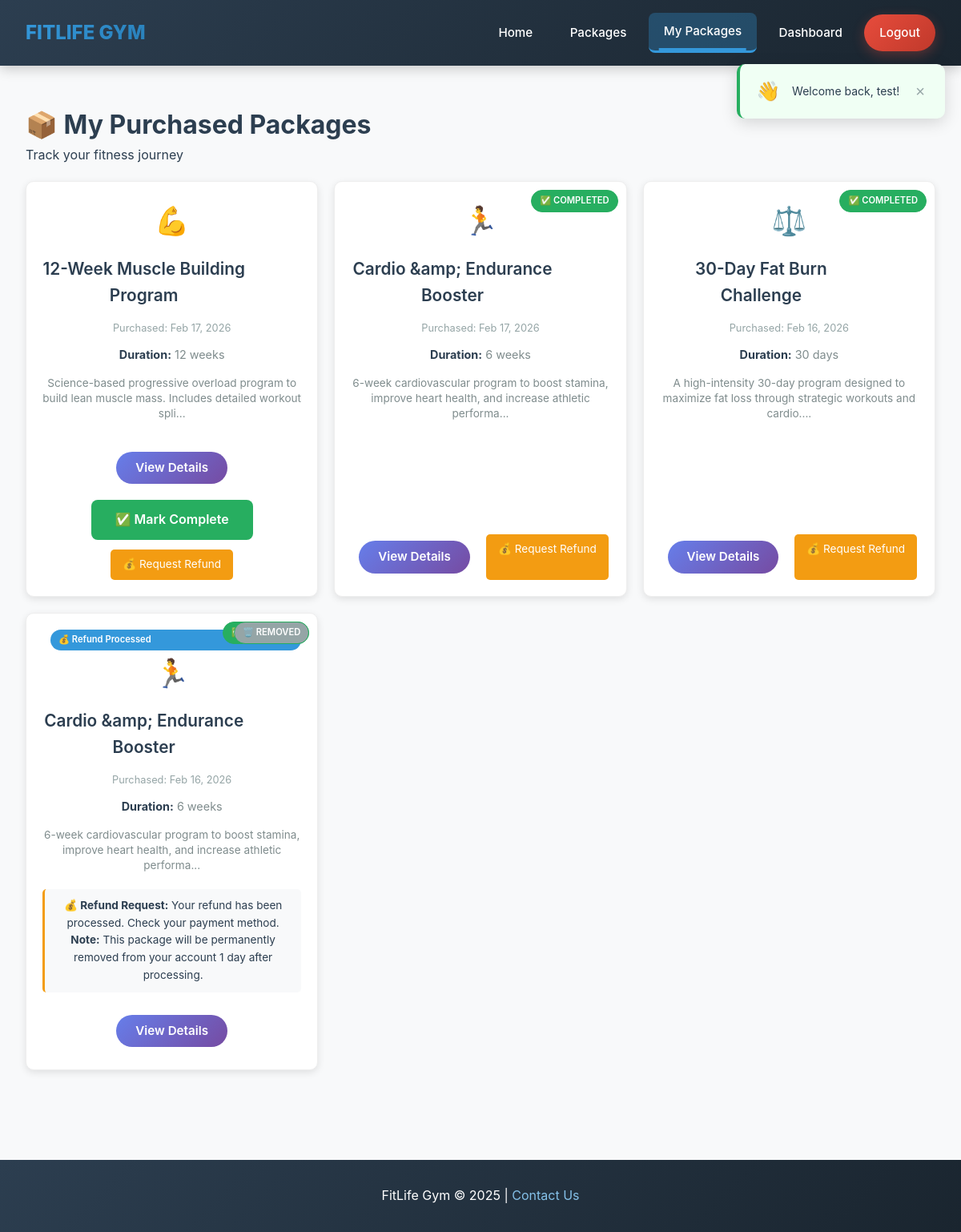
Screenshot of /user/my-packages.php (signed in) with the database file from the repository.
### tables this page shows
CREATE TABLE `purchases` (
  `id` int(11) NOT NULL,
  `user_id` int(11) NOT NULL,
  `package_id` int(11) NOT NULL,
  `purchase_date` timestamp NOT NULL DEFAULT current_timestamp(),
  `amount` decimal(10,2) NOT NULL,
  `transaction_id` varchar(100) DEFAULT NULL,
  `payment_method` varchar(50) DEFAULT 'khalti',
  `status` enum('pending','completed') DEFAULT 'completed',
  `payment_status` enum('pending','completed','failed') DEFAULT 'pending',
  `is_active` tinyint(1) DEFAULT 1,
  `deleted_at` timestamp NULL DEFAULT NULL,
  `completed_at` timestamp NULL DEFAULT NULL,
  `completed_workouts` int(11) DEFAULT 0,
  `total_workouts` int(11) DEFAULT 30,
  `last_workout_date` date DEFAULT NULL,
  `refund_requested` tinyint(1) DEFAULT 0,
  `refund_request_date` datetime DEFAULT NULL,
  `refund_approved` tinyint(1) DEFAULT 0,
  `refund_approved_date` datetime DEFAULT NULL,
  `refund_approved_by` int(11) DEFAULT NULL,
  `refund_amount` decimal(10,2) DEFAULT NULL,
  `refund_status` enum('pending','approved','rejected','processed') DEFAULT NULL,
  `refund_method` varchar(50) DEFAULT 'original',
  `refund_transaction_id` varchar(100) DEFAULT NULL,
  `refund_notes` text DEFAULT NULL
);

CREATE TABLE `packages` (
  `id` int(11) NOT NULL,
  `name` varchar(255) NOT NULL,
  `description` text DEFAULT NULL,
  `short_description` varchar(1000) DEFAULT NULL,
  `price` decimal(10,2) NOT NULL,
  `duration` varchar(100) DEFAULT NULL,
  `category` varchar(50) DEFAULT NULL,
  `image` varchar(255) DEFAULT NULL,
  `created_by` int(11) NOT NULL,
  `created_at` timestamp NOT NULL DEFAULT current_timestamp()
);

### user/my-packages.php (the view, shortened to what this page needs)
<?php
require_once '../includes/database.php';
$user_id = $_SESSION['user_id'];
$stmt = $pdo->prepare("
    SELECT p.*,
           pur.purchase_date,
           pur.id as purchase_id,
           pur.status,
           pur.completed_at,
           pur.refund_requested,
           pur.refund_request_date,
           pur.refund_status,
           pur.refund_approved,
           pur.is_active
    FROM purchases pur
    JOIN packages p ON pur.package_id = p.id
    WHERE pur.user_id = ?
    ORDER BY pur.purchase_date DESC
");
$stmt->execute([$user_id]);
$purchased_packages = $stmt->fetchAll();
?>
<!DOCTYPE html>
<html>
<head>
    <link rel="stylesheet" href="../css/style.css">
</head>
<body>
    <?php
    include '../includes/navigation.php';
    ?>
    <div class="my-packages-container">
        <h1>📦 My Purchased Packages</h1>
        <p class="subtitle">Track your fitness journey</p>
        <?php if (empty($purchased_packages)): ?>
            <div class="empty-state">
                <p>You haven't purchased any packages yet.</p>
                <a href="../public/packages.php" class="btn-browse">Browse Packages</a>
            </div>
        <?php else: ?>
            <div class="purchased-packages">
                <?php foreach ($purchased_packages as $package):
                    $icon = '💪';
                    switch($package['category']) {
                        case 'weight_loss': $icon = '⚖️'; break;
                        case 'muscle_building': $icon = '💪'; break;
                        case 'cardio': $icon = '🏃'; break;
                    }
                    $is_completed = !empty($package['completed_at']) || $package['status'] == 'completed';
                    $refund_status = '';
                    $refund_class = '';
                    if ($package['refund_requested']) {
                        if ($package['refund_status'] == 'approved') {
                            $refund_status = 'Refund Approved';
                            $refund_class = 'refund-approved';
                            $refund_disabled = true;
                        } elseif ($package['refund_status'] == 'rejected') {
                            $refund_status = 'Refund Rejected';
                            $refund_class = 'refund-rejected';
                            $refund_disabled = true;
                        } elseif ($package['refund_status'] == 'processed') {
                            $refund_status = 'Refund Processed';
                            $refund_class = 'refund-processed';
                        } else {
                            $refund_status = 'Refund Pending';
                            $refund_class = 'refund-pending';
                            $refund_disabled = true;
                        }
                    }
                ?>
                <div class="purchased-card <?php echo !$package['is_active'] ? 'inactive' : ''; ?>">
                    <?php if ($is_completed): ?>
                        <div class="completed-badge">✅ Completed</div>
                    <?php endif; ?>
                    <?php if ($refund_status): ?>
                        <div class="refund-badge <?php echo $refund_class; ?>">
                            💰 <?php echo $refund_status; ?>
                        </div>
                    <?php endif; ?>
                    <?php if (!$package['is_active']): ?>
                        <div class="completed-badge" style="background: #95a5a6;">🗑️ Removed</div>
                    <?php endif; ?>
                    <div class="package-icon"><?php echo $icon; ?></div>
                    <h3><?php echo htmlspecialchars($package['name'], ENT_QUOTES, 'UTF-8'); ?></h3>
                    <p class="purchase-date">
                        Purchased: <?php echo date('M d, Y', strtotime($package['purchase_date'])); ?>
                    </p>
                    <p class="duration">
                        <strong>Duration:</strong> <?php echo htmlspecialchars($package['duration'], ENT_QUOTES, 'UTF-8'); ?>
                    </p>
                    <p class="description">
                        <?php
                        $desc = $package['short_description'] ?? $package['description'];
                        echo htmlspecialchars(substr($desc, 0, 100), ENT_QUOTES, 'UTF-8');
                        if (strlen($desc) > 100) echo '...';
                        ?>
                    </p>
                    <?php if ($package['refund_requested'] && $package['refund_status']): ?>
                        <div class="refund-info <?php echo $refund_class; ?>">
                            <strong>💰 Refund Request:</strong>
                            <?php if ($package['refund_status'] == 'pending'): ?>
                                Your refund request is pending admin approval. Requested on <?php echo date('M d, Y', strtotime($package['refund_request_date'])); ?>
                            <?php elseif ($package['refund_status'] == 'approved'): ?>
                                Your refund request has been approved! Admin will process your refund shortly.
                            <?php elseif ($package['refund_status'] == 'processed'): ?>
                                Your refund has been processed. Check your payment method.
                                <br><strong>Note:</strong> This package will be permanently removed from your account 1 day after processing.
                            <?php elseif ($package['refund_status'] == 'rejected'): ?>
                                Your refund request was rejected. Contact support for more information.
                            <?php endif; ?>
                        </div>
                    <?php endif; ?>
                    <div class="action-buttons">
                        <a href="../public/package-details.php?id=<?php echo $package['id']; ?>" class="btn-view">
                            View Details
                        </a>
                        <?php if (!$is_completed && $package['is_active']): ?>
                            <a href="?complete=<?php echo $package['purchase_id']; ?>"
                               class="btn-complete"
                               onclick="return confirm('Mark this package as completed?')">
                                ✅ Mark Complete
                            </a>
                        <?php endif; ?>
                        <?php if ($package['is_active'] && !$package['refund_requested']): ?>
                            <a href="request-refund.php?id=<?php echo $package['purchase_id']; ?>"
                               class="btn-refund"
                               onclick="return confirm('Request refund for this package?\n\nRefund will be processed by admin.')">
                                💰 Request Refund
                            </a>
                        <?php endif; ?>
                    </div>
                </div>
                <?php endforeach; ?>
            </div>
        <?php endif; ?>
    </div>
    <footer>
        <p>FitLife Gym &copy; 2025 | <a href="../public/about.php#contact">Contact Us</a></p>
    </footer>
</body>
</html>

### user/my-packages.php (style rules this page uses)
.refund-badge { background: #f39c12; color: white; padding: 4px 10px; border-radius: 20px; font-size: 0.7rem; font-weight: 600; display: inline-flex; align-items: center; gap: 4px; margin-left: 10px; }
.refund-processed { background: #3498db; }
.btn-refund { background: #f39c12; color: white; padding: 8px 15px; border-radius: 5px; text-decoration: none; font-size: 0.85rem; transition: all 0.3s; border: none; cursor: pointer; }
.refund-info { background: #f8f9fa; padding: 10px; border-radius: 5px; margin-top: 10px; font-size: 0.85rem; border-left: 3px solid #f39c12; }

### rows the page displays
purchases: package.category "💪", package.name "12-Week Muscle Building Program", purchase_date "Feb 17, 2026", package.duration "12 weeks", package.short_description "Science-based progressive overload program to build lean muscle mass. Includes detailed workout spli"
purchases: status "✅ COMPLETED", package.category "🏃", package.name "Cardio &amp; Endurance Booster", purchase_date "Feb 17, 2026", package.duration "6 weeks", package.short_description "6-week cardiovascular program to boost stamina, improve heart health, and increase athletic performa"
purchases: status "✅ COMPLETED", package.category "⚖️", package.name "30-Day Fat Burn Challenge", purchase_date "Feb 16, 2026", package.duration "30 days", package.short_description "A high-intensity 30-day program designed to maximize fat loss through strategic workouts and cardio."
purchases: refund_status "Refund Processed", is_active "🗑️ REMOVED", package.category "🏃", package.name "Cardio &amp; Endurance Booster", purchase_date "Feb 16, 2026", package.duration "6 weeks", package.short_description "6-week cardiovascular program to boost stamina, improve heart health, and increase athletic performa", shows "Your refund has been processed. Check your payment method."

### other values shown
$login_message "Welcome back, test!"
